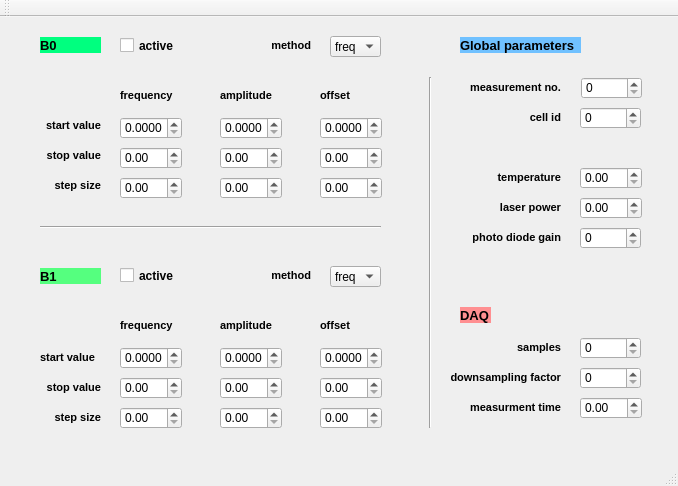
<?xml version="1.0" encoding="UTF-8"?>
<ui version="4.0">
 <class>hanle_measurement_worker</class>
 <widget class="QMainWindow" name="hanle_measurement_worker">
  <property name="geometry">
   <rect>
    <x>0</x>
    <y>0</y>
    <width>678</width>
    <height>486</height>
   </rect>
  </property>
  <property name="windowTitle">
   <string>hanle_measurement_worker</string>
  </property>
  <widget class="QWidget" name="centralWidget">
   <property name="enabled">
    <bool>true</bool>
   </property>
   <widget class="QDoubleSpinBox" name="spinBox_freq_stop_B0">
    <property name="geometry">
     <rect>
      <x>120</x>
      <y>130</y>
      <width>62</width>
      <height>22</height>
     </rect>
    </property>
   </widget>
   <widget class="QLabel" name="label_4">
    <property name="geometry">
     <rect>
      <x>30</x>
      <y>100</y>
      <width>71</width>
      <height>16</height>
     </rect>
    </property>
    <property name="font">
     <font>
      <pointsize>8</pointsize>
      <weight>75</weight>
      <bold>true</bold>
     </font>
    </property>
    <property name="text">
     <string>start value</string>
    </property>
    <property name="alignment">
     <set>Qt::AlignRight|Qt::AlignTrailing|Qt::AlignVCenter</set>
    </property>
   </widget>
   <widget class="QDoubleSpinBox" name="spinBox_freq_step_B0">
    <property name="geometry">
     <rect>
      <x>120</x>
      <y>160</y>
      <width>62</width>
      <height>22</height>
     </rect>
    </property>
   </widget>
   <widget class="QDoubleSpinBox" name="spinBox_freq_start_B0">
    <property name="geometry">
     <rect>
      <x>120</x>
      <y>100</y>
      <width>62</width>
      <height>22</height>
     </rect>
    </property>
    <property name="decimals">
     <number>4</number>
    </property>
   </widget>
   <widget class="QLabel" name="label_5">
    <property name="geometry">
     <rect>
      <x>30</x>
      <y>130</y>
      <width>71</width>
      <height>16</height>
     </rect>
    </property>
    <property name="font">
     <font>
      <pointsize>8</pointsize>
      <weight>75</weight>
      <bold>true</bold>
     </font>
    </property>
    <property name="text">
     <string>stop value</string>
    </property>
    <property name="alignment">
     <set>Qt::AlignRight|Qt::AlignTrailing|Qt::AlignVCenter</set>
    </property>
   </widget>
   <widget class="QDoubleSpinBox" name="spinBox_off_start_B0">
    <property name="geometry">
     <rect>
      <x>320</x>
      <y>100</y>
      <width>62</width>
      <height>22</height>
     </rect>
    </property>
    <property name="decimals">
     <number>4</number>
    </property>
   </widget>
   <widget class="QDoubleSpinBox" name="spinBox_ampl_start_B0">
    <property name="geometry">
     <rect>
      <x>220</x>
      <y>100</y>
      <width>62</width>
      <height>22</height>
     </rect>
    </property>
    <property name="decimals">
     <number>4</number>
    </property>
   </widget>
   <widget class="QDoubleSpinBox" name="spinBox_ampl_stop_B0">
    <property name="geometry">
     <rect>
      <x>220</x>
      <y>130</y>
      <width>62</width>
      <height>22</height>
     </rect>
    </property>
   </widget>
   <widget class="QDoubleSpinBox" name="spinBox_ampl_step_B0">
    <property name="geometry">
     <rect>
      <x>220</x>
      <y>160</y>
      <width>62</width>
      <height>22</height>
     </rect>
    </property>
   </widget>
   <widget class="QLabel" name="label_6">
    <property name="geometry">
     <rect>
      <x>40</x>
      <y>160</y>
      <width>61</width>
      <height>16</height>
     </rect>
    </property>
    <property name="font">
     <font>
      <pointsize>8</pointsize>
      <weight>75</weight>
      <bold>true</bold>
     </font>
    </property>
    <property name="text">
     <string>step size</string>
    </property>
    <property name="alignment">
     <set>Qt::AlignRight|Qt::AlignTrailing|Qt::AlignVCenter</set>
    </property>
   </widget>
   <widget class="QDoubleSpinBox" name="spinBox_off_stop_B0">
    <property name="geometry">
     <rect>
      <x>320</x>
      <y>130</y>
      <width>62</width>
      <height>22</height>
     </rect>
    </property>
   </widget>
   <widget class="QDoubleSpinBox" name="spinBox_off_step_B0">
    <property name="geometry">
     <rect>
      <x>320</x>
      <y>160</y>
      <width>62</width>
      <height>22</height>
     </rect>
    </property>
   </widget>
   <widget class="QDoubleSpinBox" name="spinBox_freq_step_B1">
    <property name="geometry">
     <rect>
      <x>120</x>
      <y>390</y>
      <width>62</width>
      <height>22</height>
     </rect>
    </property>
   </widget>
   <widget class="QDoubleSpinBox" name="spinBox_off_step_B1">
    <property name="geometry">
     <rect>
      <x>320</x>
      <y>390</y>
      <width>62</width>
      <height>22</height>
     </rect>
    </property>
   </widget>
   <widget class="QDoubleSpinBox" name="spinBox_off_start_B1">
    <property name="geometry">
     <rect>
      <x>320</x>
      <y>330</y>
      <width>62</width>
      <height>22</height>
     </rect>
    </property>
    <property name="decimals">
     <number>4</number>
    </property>
   </widget>
   <widget class="QDoubleSpinBox" name="spinBox_ampl_stop_B1">
    <property name="geometry">
     <rect>
      <x>220</x>
      <y>360</y>
      <width>62</width>
      <height>22</height>
     </rect>
    </property>
   </widget>
   <widget class="QDoubleSpinBox" name="spinBox_ampl_step_B1">
    <property name="geometry">
     <rect>
      <x>220</x>
      <y>390</y>
      <width>62</width>
      <height>22</height>
     </rect>
    </property>
   </widget>
   <widget class="QLabel" name="label_7">
    <property name="geometry">
     <rect>
      <x>40</x>
      <y>360</y>
      <width>61</width>
      <height>20</height>
     </rect>
    </property>
    <property name="font">
     <font>
      <pointsize>8</pointsize>
      <weight>75</weight>
      <bold>true</bold>
     </font>
    </property>
    <property name="text">
     <string>stop value</string>
    </property>
    <property name="alignment">
     <set>Qt::AlignRight|Qt::AlignTrailing|Qt::AlignVCenter</set>
    </property>
   </widget>
   <widget class="QDoubleSpinBox" name="spinBox_ampl_start_B1">
    <property name="geometry">
     <rect>
      <x>220</x>
      <y>330</y>
      <width>62</width>
      <height>22</height>
     </rect>
    </property>
    <property name="decimals">
     <number>4</number>
    </property>
   </widget>
   <widget class="QLabel" name="label_8">
    <property name="geometry">
     <rect>
      <x>40</x>
      <y>390</y>
      <width>61</width>
      <height>20</height>
     </rect>
    </property>
    <property name="font">
     <font>
      <pointsize>8</pointsize>
      <weight>75</weight>
      <bold>true</bold>
     </font>
    </property>
    <property name="text">
     <string>step size</string>
    </property>
    <property name="alignment">
     <set>Qt::AlignRight|Qt::AlignTrailing|Qt::AlignVCenter</set>
    </property>
   </widget>
   <widget class="QDoubleSpinBox" name="spinBox_freq_stop_B1">
    <property name="geometry">
     <rect>
      <x>120</x>
      <y>360</y>
      <width>62</width>
      <height>22</height>
     </rect>
    </property>
   </widget>
   <widget class="QDoubleSpinBox" name="spinBox_off_stop_B1">
    <property name="geometry">
     <rect>
      <x>320</x>
      <y>360</y>
      <width>62</width>
      <height>22</height>
     </rect>
    </property>
   </widget>
   <widget class="QLabel" name="label_9">
    <property name="geometry">
     <rect>
      <x>40</x>
      <y>330</y>
      <width>71</width>
      <height>20</height>
     </rect>
    </property>
    <property name="font">
     <font>
      <pointsize>8</pointsize>
      <weight>75</weight>
      <bold>true</bold>
     </font>
    </property>
    <property name="text">
     <string>start value</string>
    </property>
   </widget>
   <widget class="QDoubleSpinBox" name="spinBox_freq_start_B1">
    <property name="geometry">
     <rect>
      <x>120</x>
      <y>330</y>
      <width>62</width>
      <height>22</height>
     </rect>
    </property>
    <property name="decimals">
     <number>4</number>
    </property>
   </widget>
   <widget class="QLabel" name="label_10">
    <property name="geometry">
     <rect>
      <x>120</x>
      <y>70</y>
      <width>61</width>
      <height>16</height>
     </rect>
    </property>
    <property name="font">
     <font>
      <pointsize>8</pointsize>
      <weight>75</weight>
      <bold>true</bold>
     </font>
    </property>
    <property name="text">
     <string>frequency</string>
    </property>
   </widget>
   <widget class="QLabel" name="label_11">
    <property name="geometry">
     <rect>
      <x>220</x>
      <y>70</y>
      <width>61</width>
      <height>16</height>
     </rect>
    </property>
    <property name="font">
     <font>
      <pointsize>8</pointsize>
      <weight>75</weight>
      <bold>true</bold>
     </font>
    </property>
    <property name="text">
     <string>amplitude</string>
    </property>
   </widget>
   <widget class="QLabel" name="label_12">
    <property name="geometry">
     <rect>
      <x>320</x>
      <y>70</y>
      <width>61</width>
      <height>16</height>
     </rect>
    </property>
    <property name="font">
     <font>
      <pointsize>8</pointsize>
      <weight>75</weight>
      <bold>true</bold>
     </font>
    </property>
    <property name="text">
     <string>offset</string>
    </property>
   </widget>
   <widget class="QLabel" name="label_13">
    <property name="geometry">
     <rect>
      <x>220</x>
      <y>300</y>
      <width>61</width>
      <height>16</height>
     </rect>
    </property>
    <property name="font">
     <font>
      <pointsize>8</pointsize>
      <weight>75</weight>
      <bold>true</bold>
     </font>
    </property>
    <property name="text">
     <string>amplitude</string>
    </property>
   </widget>
   <widget class="QLabel" name="label_14">
    <property name="geometry">
     <rect>
      <x>120</x>
      <y>300</y>
      <width>61</width>
      <height>16</height>
     </rect>
    </property>
    <property name="font">
     <font>
      <pointsize>8</pointsize>
      <weight>75</weight>
      <bold>true</bold>
     </font>
    </property>
    <property name="text">
     <string>frequency</string>
    </property>
   </widget>
   <widget class="QLabel" name="label_15">
    <property name="geometry">
     <rect>
      <x>320</x>
      <y>300</y>
      <width>61</width>
      <height>16</height>
     </rect>
    </property>
    <property name="font">
     <font>
      <pointsize>8</pointsize>
      <weight>75</weight>
      <bold>true</bold>
     </font>
    </property>
    <property name="text">
     <string>offset</string>
    </property>
   </widget>
   <widget class="QLabel" name="label_16">
    <property name="geometry">
     <rect>
      <x>40</x>
      <y>20</y>
      <width>61</width>
      <height>16</height>
     </rect>
    </property>
    <property name="font">
     <font>
      <pointsize>10</pointsize>
      <weight>75</weight>
      <bold>true</bold>
     </font>
    </property>
    <property name="styleSheet">
     <string notr="true">background-color: rgb(0, 255, 127);</string>
    </property>
    <property name="text">
     <string>B0</string>
    </property>
   </widget>
   <widget class="QLabel" name="label_17">
    <property name="geometry">
     <rect>
      <x>40</x>
      <y>251</y>
      <width>61</width>
      <height>16</height>
     </rect>
    </property>
    <property name="font">
     <font>
      <pointsize>10</pointsize>
      <weight>75</weight>
      <bold>true</bold>
     </font>
    </property>
    <property name="autoFillBackground">
     <bool>false</bool>
    </property>
    <property name="styleSheet">
     <string notr="true">background-color: rgb(85, 255, 127);</string>
    </property>
    <property name="frameShape">
     <enum>QFrame::NoFrame</enum>
    </property>
    <property name="frameShadow">
     <enum>QFrame::Plain</enum>
    </property>
    <property name="midLineWidth">
     <number>0</number>
    </property>
    <property name="text">
     <string>B1</string>
    </property>
   </widget>
   <widget class="QCheckBox" name="checkBox_B0">
    <property name="geometry">
     <rect>
      <x>120</x>
      <y>20</y>
      <width>70</width>
      <height>17</height>
     </rect>
    </property>
    <property name="font">
     <font>
      <weight>75</weight>
      <bold>true</bold>
     </font>
    </property>
    <property name="text">
     <string>active</string>
    </property>
   </widget>
   <widget class="QCheckBox" name="checkBox_B1">
    <property name="geometry">
     <rect>
      <x>120</x>
      <y>250</y>
      <width>70</width>
      <height>17</height>
     </rect>
    </property>
    <property name="font">
     <font>
      <weight>75</weight>
      <bold>true</bold>
     </font>
    </property>
    <property name="text">
     <string>active</string>
    </property>
   </widget>
   <widget class="QSpinBox" name="spinBox_measure_no">
    <property name="geometry">
     <rect>
      <x>581</x>
      <y>60</y>
      <width>61</width>
      <height>22</height>
     </rect>
    </property>
   </widget>
   <widget class="QSpinBox" name="spinBox_cell_id">
    <property name="geometry">
     <rect>
      <x>580</x>
      <y>90</y>
      <width>61</width>
      <height>22</height>
     </rect>
    </property>
   </widget>
   <widget class="QDoubleSpinBox" name="spinBox_temp">
    <property name="geometry">
     <rect>
      <x>580</x>
      <y>150</y>
      <width>62</width>
      <height>22</height>
     </rect>
    </property>
   </widget>
   <widget class="QDoubleSpinBox" name="spinBox_lpower">
    <property name="geometry">
     <rect>
      <x>580</x>
      <y>180</y>
      <width>62</width>
      <height>22</height>
     </rect>
    </property>
   </widget>
   <widget class="QSpinBox" name="spinBox_diode_gain">
    <property name="geometry">
     <rect>
      <x>580</x>
      <y>210</y>
      <width>61</width>
      <height>22</height>
     </rect>
    </property>
   </widget>
   <widget class="QLabel" name="label_18">
    <property name="geometry">
     <rect>
      <x>460</x>
      <y>60</y>
      <width>101</width>
      <height>20</height>
     </rect>
    </property>
    <property name="font">
     <font>
      <pointsize>8</pointsize>
      <weight>75</weight>
      <bold>true</bold>
     </font>
    </property>
    <property name="text">
     <string>measurement no.</string>
    </property>
    <property name="alignment">
     <set>Qt::AlignRight|Qt::AlignTrailing|Qt::AlignVCenter</set>
    </property>
   </widget>
   <widget class="QLabel" name="label_19">
    <property name="geometry">
     <rect>
      <x>460</x>
      <y>90</y>
      <width>101</width>
      <height>20</height>
     </rect>
    </property>
    <property name="font">
     <font>
      <pointsize>8</pointsize>
      <weight>75</weight>
      <bold>true</bold>
     </font>
    </property>
    <property name="text">
     <string>cell id</string>
    </property>
    <property name="alignment">
     <set>Qt::AlignRight|Qt::AlignTrailing|Qt::AlignVCenter</set>
    </property>
   </widget>
   <widget class="QLabel" name="label_20">
    <property name="geometry">
     <rect>
      <x>460</x>
      <y>150</y>
      <width>101</width>
      <height>20</height>
     </rect>
    </property>
    <property name="font">
     <font>
      <pointsize>8</pointsize>
      <weight>75</weight>
      <bold>true</bold>
     </font>
    </property>
    <property name="text">
     <string>temperature</string>
    </property>
    <property name="alignment">
     <set>Qt::AlignRight|Qt::AlignTrailing|Qt::AlignVCenter</set>
    </property>
   </widget>
   <widget class="QLabel" name="label_21">
    <property name="geometry">
     <rect>
      <x>460</x>
      <y>180</y>
      <width>101</width>
      <height>20</height>
     </rect>
    </property>
    <property name="font">
     <font>
      <pointsize>8</pointsize>
      <weight>75</weight>
      <bold>true</bold>
     </font>
    </property>
    <property name="text">
     <string>laser power</string>
    </property>
    <property name="alignment">
     <set>Qt::AlignRight|Qt::AlignTrailing|Qt::AlignVCenter</set>
    </property>
   </widget>
   <widget class="QLabel" name="label_22">
    <property name="geometry">
     <rect>
      <x>460</x>
      <y>210</y>
      <width>101</width>
      <height>20</height>
     </rect>
    </property>
    <property name="font">
     <font>
      <pointsize>8</pointsize>
      <weight>75</weight>
      <bold>true</bold>
     </font>
    </property>
    <property name="text">
     <string>photo diode gain</string>
    </property>
    <property name="alignment">
     <set>Qt::AlignRight|Qt::AlignTrailing|Qt::AlignVCenter</set>
    </property>
   </widget>
   <widget class="QSpinBox" name="spinBox_samples">
    <property name="geometry">
     <rect>
      <x>580</x>
      <y>320</y>
      <width>61</width>
      <height>22</height>
     </rect>
    </property>
   </widget>
   <widget class="QSpinBox" name="spinBox_downsampling">
    <property name="geometry">
     <rect>
      <x>580</x>
      <y>350</y>
      <width>61</width>
      <height>22</height>
     </rect>
    </property>
   </widget>
   <widget class="QDoubleSpinBox" name="spinBox_mtime">
    <property name="geometry">
     <rect>
      <x>580</x>
      <y>380</y>
      <width>62</width>
      <height>22</height>
     </rect>
    </property>
   </widget>
   <widget class="QLabel" name="label_23">
    <property name="geometry">
     <rect>
      <x>460</x>
      <y>320</y>
      <width>101</width>
      <height>20</height>
     </rect>
    </property>
    <property name="font">
     <font>
      <pointsize>8</pointsize>
      <weight>75</weight>
      <bold>true</bold>
     </font>
    </property>
    <property name="text">
     <string>samples</string>
    </property>
    <property name="alignment">
     <set>Qt::AlignRight|Qt::AlignTrailing|Qt::AlignVCenter</set>
    </property>
   </widget>
   <widget class="QLabel" name="label_24">
    <property name="geometry">
     <rect>
      <x>440</x>
      <y>350</y>
      <width>121</width>
      <height>20</height>
     </rect>
    </property>
    <property name="font">
     <font>
      <pointsize>8</pointsize>
      <weight>75</weight>
      <bold>true</bold>
     </font>
    </property>
    <property name="text">
     <string>downsampling factor</string>
    </property>
    <property name="alignment">
     <set>Qt::AlignRight|Qt::AlignTrailing|Qt::AlignVCenter</set>
    </property>
   </widget>
   <widget class="QLabel" name="label_25">
    <property name="geometry">
     <rect>
      <x>460</x>
      <y>380</y>
      <width>101</width>
      <height>20</height>
     </rect>
    </property>
    <property name="font">
     <font>
      <pointsize>8</pointsize>
      <weight>75</weight>
      <bold>true</bold>
     </font>
    </property>
    <property name="text">
     <string>measurment time</string>
    </property>
    <property name="alignment">
     <set>Qt::AlignRight|Qt::AlignTrailing|Qt::AlignVCenter</set>
    </property>
   </widget>
   <widget class="QLabel" name="label_26">
    <property name="geometry">
     <rect>
      <x>460</x>
      <y>290</y>
      <width>31</width>
      <height>16</height>
     </rect>
    </property>
    <property name="font">
     <font>
      <pointsize>10</pointsize>
      <weight>75</weight>
      <bold>true</bold>
     </font>
    </property>
    <property name="styleSheet">
     <string notr="true">background-color: rgb(255, 143, 145);</string>
    </property>
    <property name="text">
     <string>DAQ</string>
    </property>
   </widget>
   <widget class="QLabel" name="label_27">
    <property name="geometry">
     <rect>
      <x>460</x>
      <y>20</y>
      <width>121</width>
      <height>16</height>
     </rect>
    </property>
    <property name="font">
     <font>
      <pointsize>10</pointsize>
      <weight>75</weight>
      <bold>true</bold>
     </font>
    </property>
    <property name="styleSheet">
     <string notr="true">background-color: rgb(112, 193, 255);</string>
    </property>
    <property name="text">
     <string>Global parameters</string>
    </property>
   </widget>
   <widget class="Line" name="line">
    <property name="geometry">
     <rect>
      <x>420</x>
      <y>60</y>
      <width>21</width>
      <height>351</height>
     </rect>
    </property>
    <property name="orientation">
     <enum>Qt::Vertical</enum>
    </property>
   </widget>
   <widget class="Line" name="line_2">
    <property name="geometry">
     <rect>
      <x>40</x>
      <y>200</y>
      <width>341</width>
      <height>21</height>
     </rect>
    </property>
    <property name="orientation">
     <enum>Qt::Horizontal</enum>
    </property>
   </widget>
   <widget class="QComboBox" name="comboBox_method_B0">
    <property name="geometry">
     <rect>
      <x>330</x>
      <y>19</y>
      <width>51</width>
      <height>21</height>
     </rect>
    </property>
    <item>
     <property name="text">
      <string>freq</string>
     </property>
    </item>
    <item>
     <property name="text">
      <string>ampl</string>
     </property>
    </item>
    <item>
     <property name="text">
      <string>off</string>
     </property>
    </item>
    <item>
     <property name="text">
      <string>const</string>
     </property>
    </item>
   </widget>
   <widget class="QLabel" name="label_28">
    <property name="geometry">
     <rect>
      <x>250</x>
      <y>20</y>
      <width>61</width>
      <height>16</height>
     </rect>
    </property>
    <property name="font">
     <font>
      <pointsize>8</pointsize>
      <weight>75</weight>
      <bold>true</bold>
     </font>
    </property>
    <property name="text">
     <string>method</string>
    </property>
    <property name="alignment">
     <set>Qt::AlignRight|Qt::AlignTrailing|Qt::AlignVCenter</set>
    </property>
   </widget>
   <widget class="QComboBox" name="comboBox_method_B1">
    <property name="geometry">
     <rect>
      <x>330</x>
      <y>249</y>
      <width>51</width>
      <height>21</height>
     </rect>
    </property>
    <item>
     <property name="text">
      <string>freq</string>
     </property>
    </item>
    <item>
     <property name="text">
      <string>ampl</string>
     </property>
    </item>
    <item>
     <property name="text">
      <string>off</string>
     </property>
    </item>
    <item>
     <property name="text">
      <string>const</string>
     </property>
    </item>
   </widget>
   <widget class="QLabel" name="label_29">
    <property name="geometry">
     <rect>
      <x>250</x>
      <y>250</y>
      <width>61</width>
      <height>16</height>
     </rect>
    </property>
    <property name="font">
     <font>
      <pointsize>8</pointsize>
      <weight>75</weight>
      <bold>true</bold>
     </font>
    </property>
    <property name="text">
     <string>method</string>
    </property>
    <property name="alignment">
     <set>Qt::AlignRight|Qt::AlignTrailing|Qt::AlignVCenter</set>
    </property>
   </widget>
  </widget>
  <widget class="QMenuBar" name="menuBar">
   <property name="geometry">
    <rect>
     <x>0</x>
     <y>0</y>
     <width>678</width>
     <height>21</height>
    </rect>
   </property>
  </widget>
  <widget class="QToolBar" name="mainToolBar">
   <attribute name="toolBarArea">
    <enum>TopToolBarArea</enum>
   </attribute>
   <attribute name="toolBarBreak">
    <bool>false</bool>
   </attribute>
  </widget>
  <widget class="QStatusBar" name="statusBar"/>
 </widget>
 <layoutdefault spacing="6" margin="11"/>
 <resources/>
 <connections/>
</ui>
